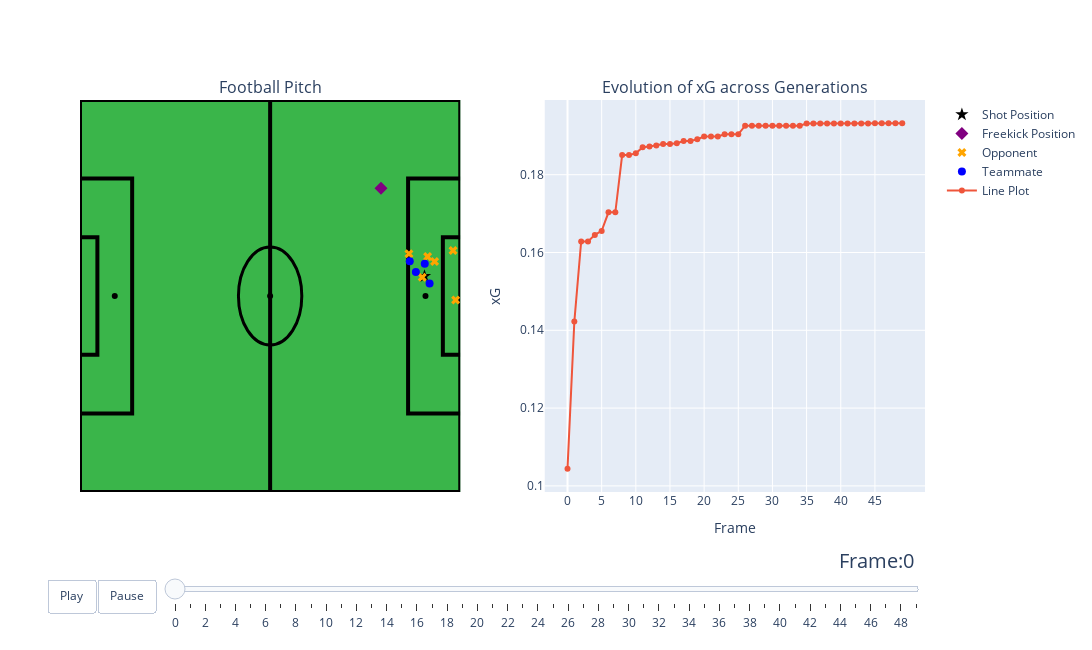

The code cell stored with this chart in its notebook:
### Code cell
# Creating frames for animation
frames = []
pitch_fig = create_pitch()
line_fig = go.Figure()

for frame in range(len(sub_df)):
    pitch_fig = update_pitch(frame, sub_df)
    line_fig = update_line_plot(frame, sub_df, line_fig)
    
    frames.append(go.Frame(data=pitch_fig.data + line_fig.data, name=str(frame)))

# Creating the initial pitch and line plot
initial_pitch_fig = create_pitch()
initial_pitch_fig = add_scatter(initial_pitch_fig, sub_df.iloc[0], show_legend=True)
initial_line_fig = update_line_plot(0, sub_df, go.Figure())

# Adding frames to the figure for animation
fig = make_subplots(
    rows=1, cols=2,
    subplot_titles=('Football Pitch', 'Evolution of xG across Generations'),
    specs=[[{"type": "scatter"}, {"type": "scatter"}]]
)

# Add initial pitch and line plot
fig.add_traces(initial_pitch_fig.data, rows=1, cols=1)
fig.add_traces(line_fig.data, rows=1, cols=2)

fig.frames = frames

# Animation settings
fig.update_layout(
    updatemenus=[{
        "buttons": [
            {
                "args": [None, {"frame": {"duration": 500, "redraw": False}, "fromcurrent": True}],
                "label": "Play",
                "method": "animate"
            },
            {
                "args": [[None], {"frame": {"duration": 500, "redraw": False}, "mode": "immediate", "transition": {"duration": 0}}],
                "label": "Pause",
                "method": "animate"
            }
        ],
        "direction": "left",
        "pad": {"r": 10, "t": 87},
        "showactive": False,
        "type": "buttons",
        "x": 0.1,
        "xanchor": "right",
        "y": 0,
        "yanchor": "top"
    }],
    sliders=[{
        "yanchor": "top",
        "xanchor": "left",
        "currentvalue": {
            "font": {"size": 20},
            "prefix": "Frame:",
            "visible": True,
            "xanchor": "right"
        },
        "transition": {"duration": 500, "easing": "cubic-in-out"},
        "pad": {"b": 10, "t": 50},
        "len": 0.9,
        "x": 0.1,
        "y": 0,
        "steps": [{
            "args": [[str(k)], {"frame": {"duration": 500, "redraw": False}, "mode": "immediate",
                                    "transition": {"duration": 500}}],
            "label": str(k),
            "method": "animate",
        } for k in range(len(frames))]
    }],
    xaxis1=dict(range=[0, 120], showgrid=False, zeroline=False, showticklabels=False),
    yaxis1=dict(range=[0, 80], showgrid=False, zeroline=False, showticklabels=False),
    shapes=[
        dict(
            type="rect",
            xref="paper", yref="paper",
            x0=0, y0=0, x1=0.45, y1=1,
            fillcolor="#3ab54a",
            layer="below",
            line_width=0,
        ),
        dict(
            type="circle",
            xref="x1", yref="y1",  
            x0=60 - 10, y0=40 - 10, 
            x1=60 + 10, y1=40 + 10,  
            line_color="black",
            line_width=3
        )
    ],
    xaxis2=dict(tickvals=list(range(0, len(sub_df), 5)), ticktext=list(range(0, len(sub_df), 5))),
    xaxis2_title='Frame',
    yaxis2_title='xG',
    width=1600, 
    height=650,
)

fig.show()

### Figure 1 — Plotly figure (JSON) as saved in the notebook; plotly's stock layout.template omitted (floating-point values rounded to 4 significant figures)
{"data": [{"hoverinfo": "skip", "line": {"color": "black", "width": 4}, "mode": "lines", "showlegend": false, "type": "scatter", "x": [0, 120, 120, 0, 0], "xaxis": "x", "y": [0, 0, 80, 80, 0], "yaxis": "y"}, {"hoverinfo": "skip", "line": {"color": "black", "width": 4}, "mode": "lines", "showlegend": false, "type": "scatter", "x": [60, 60], "xaxis": "x", "y": [0, 80], "yaxis": "y"}, {"hoverinfo": "skip", "line": {"color": "black", "width": 4}, "mode": "lines", "showlegend": false, "type": "scatter", "x": [0, 16.46, 16.46, 0], "xaxis": "x", "y": [16, 16, 64, 64], "yaxis": "y"}, {"hoverinfo": "skip", "line": {"color": "black", "width": 4}, "mode": "lines", "showlegend": false, "type": "scatter", "x": [120, 103.5, 103.5, 120], "xaxis": "x", "y": [16, 16, 64, 64], "yaxis": "y"}, {"hoverinfo": "skip", "line": {"color": "black", "width": 4}, "mode": "lines", "showlegend": false, "type": "scatter", "x": [0, 5.486, 5.486, 0], "xaxis": "x", "y": [28, 28, 52, 52], "yaxis": "y"}, {"hoverinfo": "skip", "line": {"color": "black", "width": 4}, "mode": "lines", "showlegend": false, "type": "scatter", "x": [120, 114.5, 114.5, 120], "xaxis": "x", "y": [28, 28, 52, 52], "yaxis": "y"}, {"hoverinfo": "skip", "line": {"color": "black"}, "mode": "markers", "showlegend": false, "type": "scatter", "x": [10.97], "xaxis": "x", "y": [40], "yaxis": "y"}, {"hoverinfo": "skip", "line": {"color": "black"}, "mode": "markers", "showlegend": false, "type": "scatter", "x": [109.0], "xaxis": "x", "y": [40], "yaxis": "y"}, {"hoverinfo": "skip", "line": {"color": "black"}, "mode": "markers", "showlegend": false, "type": "scatter", "x": [60], "xaxis": "x", "y": [40], "yaxis": "y"}, {"marker": {"color": "black", "size": 10, "symbol": "star"}, "mode": "markers", "name": "Shot Position", "showlegend": true, "type": "scatter", "x": [108.7], "xaxis": "x", "y": [44.04], "yaxis": "y"}, {"marker": {"color": "purple", "size": 10, "symbol": "diamond"}, "mode": "markers", "name": "Freekick Position", "showlegend": true, "type": "scatter", "x": [95], "xaxis": "x", "y": [62], "yaxis": "y"}, {"marker": {"color": "orange", "size": 8, "symbol": "x"}, "mode": "markers", "name": "Opponent", "showlegend": true, "type": "scatter", "x": [108.0], "xaxis": "x", "y": [43.81], "yaxis": "y"}, {"marker": {"color": "orange", "size": 8, "symbol": "x"}, "mode": "markers", "name": "Opponent", "showlegend": false, "type": "scatter", "x": [111.9], "xaxis": "x", "y": [47.03], "yaxis": "y"}, {"marker": {"color": "orange", "size": 8, "symbol": "x"}, "mode": "markers", "name": "Opponent", "showlegend": false, "type": "scatter", "x": [109.7], "xaxis": "x", "y": [48.04], "yaxis": "y"}, {"marker": {"color": "orange", "size": 8, "symbol": "x"}, "mode": "markers", "name": "Opponent", "showlegend": false, "type": "scatter", "x": [103.8], "xaxis": "x", "y": [48.61], "yaxis": "y"}, {"marker": {"color": "orange", "size": 8, "symbol": "x"}, "mode": "markers", "name": "Opponent", "showlegend": false, "type": "scatter", "x": [117.7], "xaxis": "x", "y": [49.27], "yaxis": "y"}, {"marker": {"color": "orange", "size": 8, "symbol": "x"}, "mode": "markers", "name": "Opponent", "showlegend": false, "type": "scatter", "x": [118.5], "xaxis": "x", "y": [39.19], "yaxis": "y"}, {"marker": {"color": "blue", "size": 8, "symbol": "circle"}, "mode": "markers", "name": "Teammate", "showlegend": true, "type": "scatter", "x": [110.3], "xaxis": "x", "y": [42.55], "yaxis": "y"}, {"marker": {"color": "blue", "size": 8, "symbol": "circle"}, "mode": "markers", "name": "Teammate", "showlegend": false, "type": "scatter", "x": [108.8], "xaxis": "x", "y": [46.61], "yaxis": "y"}, {"marker": {"color": "blue", "size": 8, "symbol": "circle"}, "mode": "markers", "name": "Teammate", "showlegend": false, "type": "scatter", "x": [104.1], "xaxis": "x", "y": [47.07], "yaxis": "y"}, {"marker": {"color": "blue", "size": 8, "symbol": "circle"}, "mode": "markers", "name": "Teammate", "showlegend": false, "type": "scatter", "x": [106.0], "xaxis": "x", "y": [44.87], "yaxis": "y"}, {"mode": "lines+markers", "name": "Line Plot", "type": "scatter", "x": [0, 1, 2, 3, 4, 5, 6, 7, 8, 9, 10, 11, 12, 13, 14, 15, 16, 17, 18, 19, 20, 21, 22, 23, 24, 25, 26, 27, 28, 29, 30, 31, 32, 33, 34, 35, 36, 37, 38, 39, 40, 41, 42, 43, 44, 45, 46, 47, 48, 49], "xaxis": "x2", "y": [0.1044, 0.1422, 0.1628, 0.1628, 0.1645, 0.1655, 0.1703, 0.1703, 0.185, 0.1851, 0.1855, 0.1871, 0.1873, 0.1875, 0.1879, 0.1879, 0.1881, 0.1886, 0.1887, 0.1891, 0.1898, 0.1898, 0.1898, 0.1904, 0.1904, 0.1904, 0.1926, 0.1926, 0.1926, 0.1926, 0.1926, 0.1926, 0.1926, 0.1926, 0.1926, 0.1932, 0.1932, 0.1932, 0.1932, 0.1932, 0.1932, 0.1932, 0.1932, 0.1932, 0.1932, 0.1932, 0.1932, 0.1932, 0.1932, 0.1932], "yaxis": "y2"}], "layout": {"annotations": [{"font": {"size": 16}, "showarrow": false, "text": "Football Pitch", "x": 0.225, "xanchor": "center", "xref": "paper", "y": 1, "yanchor": "bottom", "yref": "paper"}, {"font": {"size": 16}, "showarrow": false, "text": "Evolution of xG across Generations", "x": 0.775, "xanchor": "center", "xref": "paper", "y": 1, "yanchor": "bottom", "yref": "paper"}], "height": 650, "shapes": [{"fillcolor": "#3ab54a", "layer": "below", "line": {"width": 0}, "type": "rect", "x0": 0, "x1": 0.45, "xref": "paper", "y0": 0, "y1": 1, "yref": "paper"}, {"line": {"color": "black", "width": 3}, "type": "circle", "x0": 50, "x1": 70, "xref": "x", "y0": 30, "y1": 50, "yref": "y"}], "sliders": [{"currentvalue": {"font": {"size": 20}, "prefix": "Frame:", "visible": true, "xanchor": "right"}, "len": 0.9, "pad": {"b": 10, "t": 50}, "steps": [{"args": [["0"], {"frame": {"duration": 500, "redraw": false}, "mode": "immediate", "transition": {"duration": 500}}], "label": "0", "method": "animate"}, {"args": [["1"], {"frame": {"duration": 500, "redraw": false}, "mode": "immediate", "transition": {"duration": 500}}], "label": "1", "method": "animate"}, {"args": [["2"], {"frame": {"duration": 500, "redraw": false}, "mode": "immediate", "transition": {"duration": 500}}], "label": "2", "method": "animate"}, {"args": [["3"], {"frame": {"duration": 500, "redraw": false}, "mode": "immediate", "transition": {"duration": 500}}], "label": "3", "method": "animate"}, {"args": [["4"], {"frame": {"duration": 500, "redraw": false}, "mode": "immediate", "transition": {"duration": 500}}], "label": "4", "method": "animate"}, {"args": [["5"], {"frame": {"duration": 500, "redraw": false}, "mode": "immediate", "transition": {"duration": 500}}], "label": "5", "method": "animate"}, {"args": [["6"], {"frame": {"duration": 500, "redraw": false}, "mode": "immediate", "transition": {"duration": 500}}], "label": "6", "method": "animate"}, {"args": [["7"], {"frame": {"duration": 500, "redraw": false}, "mode": "immediate", "transition": {"duration": 500}}], "label": "7", "method": "animate"}, {"args": [["8"], {"frame": {"duration": 500, "redraw": false}, "mode": "immediate", "transition": {"duration": 500}}], "label": "8", "method": "animate"}, {"args": [["9"], {"frame": {"duration": 500, "redraw": false}, "mode": "immediate", "transition": {"duration": 500}}], "label": "9", "method": "animate"}, {"args": [["10"], {"frame": {"duration": 500, "redraw": false}, "mode": "immediate", "transition": {"duration": 500}}], "label": "10", "method": "animate"}, {"args": [["11"], {"frame": {"duration": 500, "redraw": false}, "mode": "immediate", "transition": {"duration": 500}}], "label": "11", "method": "animate"}, {"args": [["12"], {"frame": {"duration": 500, "redraw": false}, "mode": "immediate", "transition": {"duration": 500}}], "label": "12", "method": "animate"}, {"args": [["13"], {"frame": {"duration": 500, "redraw": false}, "mode": "immediate", "transition": {"duration": 500}}], "label": "13", "method": "animate"}, {"args": [["14"], {"frame": {"duration": 500, "redraw": false}, "mode": "immediate", "transition": {"duration": 500}}], "label": "14", "method": "animate"}, {"args": [["15"], {"frame": {"duration": 500, "redraw": false}, "mode": "immediate", "transition": {"duration": 500}}], "label": "15", "method": "animate"}, {"args": [["16"], {"frame": {"duration": 500, "redraw": false}, "mode": "immediate", "transition": {"duration": 500}}], "label": "16", "method": "animate"}, {"args": [["17"], {"frame": {"duration": 500, "redraw": false}, "mode": "immediate", "transition": {"duration": 500}}], "label": "17", "method": "animate"}, {"args": [["18"], {"frame": {"duration": 500, "redraw": false}, "mode": "immediate", "transition": {"duration": 500}}], "label": "18", "method": "animate"}, {"args": [["19"], {"frame": {"duration": 500, "redraw": false}, "mode": "immediate", "transition": {"duration": 500}}], "label": "19", "method": "animate"}, {"args": [["20"], {"frame": {"duration": 500, "redraw": false}, "mode": "immediate", "transition": {"duration": 500}}], "label": "20", "method": "animate"}, {"args": [["21"], {"frame": {"duration": 500, "redraw": false}, "mode": "immediate", "transition": {"duration": 500}}], "label": "21", "method": "animate"}, {"args": [["22"], {"frame": {"duration": 500, "redraw": false}, "mode": "immediate", "transition": {"duration": 500}}], "label": "22", "method": "animate"}, {"args": [["23"], {"frame": {"duration": 500, "redraw": false}, "mode": "immediate", "transition": {"duration": 500}}], "label": "23", "method": "animate"}, {"args": [["24"], {"frame": {"duration": 500, "redraw": false}, "mode": "immediate", "transition": {"duration": 500}}], "label": "24", "method": "animate"}, {"args": [["25"], {"frame": {"duration": 500, "redraw": false}, "mode": "immediate", "transition": {"duration": 500}}], "label": "25", "method": "animate"}, {"args": [["26"], {"frame": {"duration": 500, "redraw": false}, "mode": "immediate", "transition": {"duration": 500}}], "label": "26", "method": "animate"}, {"args": [["27"], {"frame": {"duration": 500, "redraw": false}, "mode": "immediate", "transition": {"duration": 500}}], "label": "27", "method": "animate"}, {"args": [["28"], {"frame": {"duration": 500, "redraw": false}, "mode": "immediate", "transition": {"duration": 500}}], "label": "28", "method": "animate"}, {"args": [["29"], {"frame": {"duration": 500, "redraw": false}, "mode": "immediate", "transition": {"duration": 500}}], "label": "29", "method": "animate"}, {"args": [["30"], {"frame": {"duration": 500, "redraw": false}, "mode": "immediate", "transition": {"duration": 500}}], "label": "30", "method": "animate"}, {"args": [["31"], {"frame": {"duration": 500, "redraw": false}, "mode": "immediate", "transition": {"duration": 500}}], "label": "31", "method": "animate"}, {"args": [["32"], {"frame": {"duration": 500, "redraw": false}, "mode": "immediate", "transition": {"duration": 500}}], "label": "32", "method": "animate"}, {"args": [["33"], {"frame": {"duration": 500, "redraw": false}, "mode": "immediate", "transition": {"duration": 500}}], "label": "33", "method": "animate"}, {"args": [["34"], {"frame": {"duration": 500, "redraw": false}, "mode": "immediate", "transition": {"duration": 500}}], "label": "34", "method": "animate"}, {"args": [["35"], {"frame": {"duration": 500, "redraw": false}, "mode": "immediate", "transition": {"duration": 500}}], "label": "35", "method": "animate"}, {"args": [["36"], {"frame": {"duration": 500, "redraw": false}, "mode": "immediate", "transition": {"duration": 500}}], "label": "36", "method": "animate"}, {"args": [["37"], {"frame": {"duration": 500, "redraw": false}, "mode": "immediate", "transition": {"duration": 500}}], "label": "37", "method": "animate"}, {"args": [["38"], {"frame": {"duration": 500, "redraw": false}, "mode": "immediate", "transition": {"duration": 500}}], "label": "38", "method": "animate"}, {"args": [["39"], {"frame": {"duration": 500, "redraw": false}, "mode": "immediate", "transition": {"duration": 500}}], "label": "39", "method": "animate"}, {"args": [["40"], {"frame": {"duration": 500, "redraw": false}, "mode": "immediate", "transition": {"duration": 500}}], "label": "40", "method": "animate"}, {"args": [["41"], {"frame": {"duration": 500, "redraw": false}, "mode": "immediate", "transition": {"duration": 500}}], "label": "41", "method": "animate"}, {"args": [["42"], {"frame": {"duration": 500, "redraw": false}, "mode": "immediate", "transition": {"duration": 500}}], "label": "42", "method": "animate"}, {"args": [["43"], {"frame": {"duration": 500, "redraw": false}, "mode": "immediate", "transition": {"duration": 500}}], "label": "43", "method": "animate"}, {"args": [["44"], {"frame": {"duration": 500, "redraw": false}, "mode": "immediate", "transition": {"duration": 500}}], "label": "44", "method": "animate"}, {"args": [["45"], {"frame": {"duration": 500, "redraw": false}, "mode": "immediate", "transition": {"duration": 500}}], "label": "45", "method": "animate"}, {"args": [["46"], {"frame": {"duration": 500, "redraw": false}, "mode": "immediate", "transition": {"duration": 500}}], "label": "46", "method": "animate"}, {"args": [["47"], {"frame": {"duration": 500, "redraw": false}, "mode": "immediate", "transition": {"duration": 500}}], "label": "47", "method": "animate"}, {"args": [["48"], {"frame": {"duration": 500, "redraw": false}, "mode": "immediate", "transition": {"duration": 500}}], "label": "48", "method": "animate"}, {"args": [["49"], {"frame": {"duration": 500, "redraw": false}, "mode": "immediate", "transition": {"duration": 500}}], "label": "49", "method": "animate"}], "transition": {"duration": 500, "easing": "cubic-in-out"}, "x": 0.1, "xanchor": "left", "y": 0, "yanchor": "top"}], "updatemenus": [{"buttons": [{"args": [null, {"frame": {"duration": 500, "redraw": false}, "fromcurrent": true}], "label": "Play", "method": "animate"}, {"args": [[null], {"frame": {"duration": 500, "redraw": false}, "mode": "immediate", "transition": {"duration": 0}}], "label": "Pause", "method": "animate"}], "direction": "left", "pad": {"r": 10, "t": 87}, "showactive": false, "type": "buttons", "x": 0.1, "xanchor": "right", "y": 0, "yanchor": "top"}], "width": 1600, "xaxis": {"anchor": "y", "domain": [0, 0.45], "range": [0, 120], "showgrid": false, "showticklabels": false, "zeroline": false}, "xaxis2": {"anchor": "y2", "domain": [0.55, 1], "ticktext": [0, 5, 10, 15, 20, 25, 30, 35, 40, 45], "tickvals": [0, 5, 10, 15, 20, 25, 30, 35, 40, 45], "title": {"text": "Frame"}}, "yaxis": {"anchor": "x", "domain": [0, 1], "range": [0, 80], "showgrid": false, "showticklabels": false, "zeroline": false}, "yaxis2": {"anchor": "x2", "domain": [0, 1], "title": {"text": "xG"}}}}
